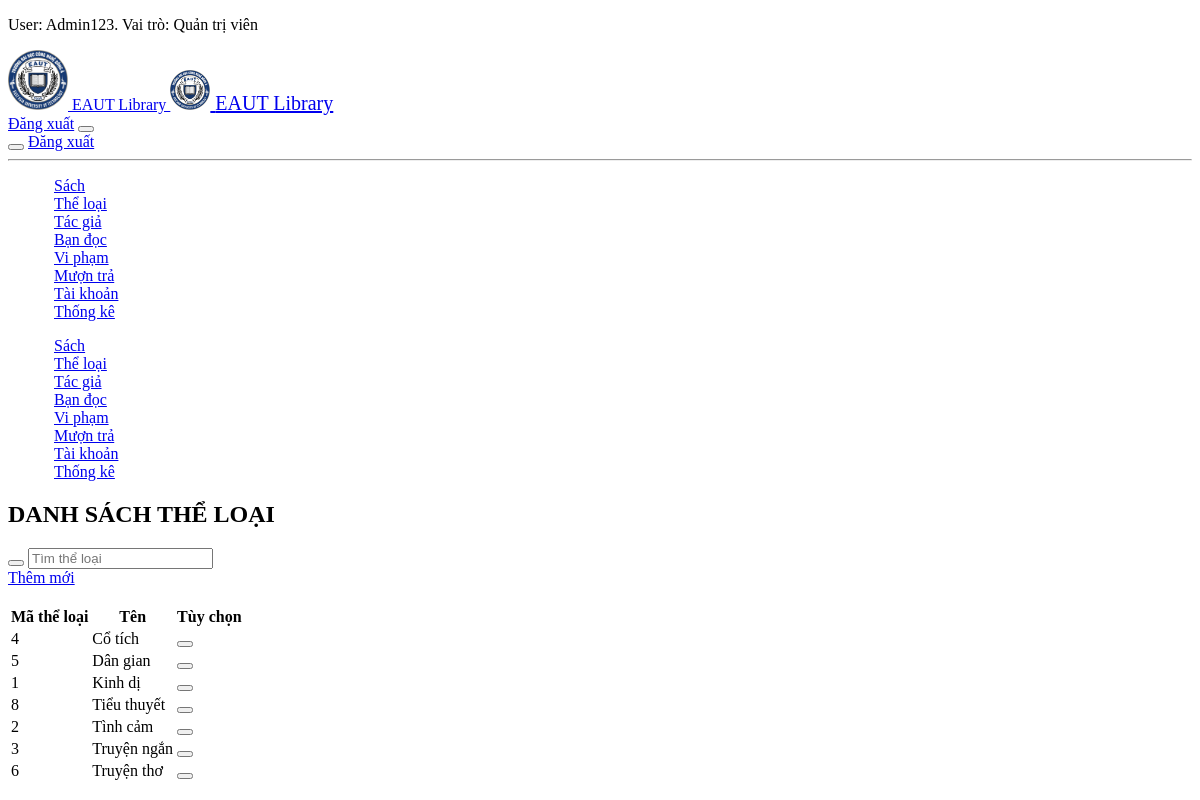
The page /admin/genres/ (signed in) on the database its author committed.
### tables this page shows
CREATE TABLE `theloai` (
  `MATHELOAI` int(11) NOT NULL,
  `TEN` varchar(50) NOT NULL
);

### controllers/TheloaiController.php (called while the page is built, shortened)
<?php
class TheloaiController
{
    public static function index(Router $router)
    {
        $search = $_GET['search'] ?? '';
        $genres = Theloai::get($search);
        $router->renderAdminPanel('admin/genres/trangchu', [
            'genres' => $genres,
            'search' => $search
        ]);
    }
}

### src/index.php (called while the page is built, shortened)
<?php
$router = new Router();
$apacheUrl = '';
$router->get($apacheUrl . '/', [SachController::class, 'guestView']);
$router->get($apacheUrl . '/books', [SachController::class, 'guestRead']);
$router->get($apacheUrl . '/auth/login', [AuthController::class, 'login']);
$router->post($apacheUrl . '/auth/login', [AuthController::class, 'login']);
$router->get($apacheUrl . '/auth/logout', [AuthController::class, 'logout']);
$router->get($apacheUrl . '/admin/', [SachController::class, 'index']);
$router->get($apacheUrl . '/admin', [SachController::class, 'index']);
$router->get($apacheUrl . '/admin/accounts', [AccountController::class, 'index']);
$router->get($apacheUrl . '/admin/accounts/', [AccountController::class, 'index']);
$router->get($apacheUrl . '/admin/accounts/create', [AccountController::class, 'create']);
$router->post($apacheUrl . '/admin/accounts/create', [AccountController::class, 'create']);
$router->get($apacheUrl . '/admin/accounts/update', [AccountController::class, 'update']);
$router->post($apacheUrl . '/admin/accounts/update', [AccountController::class, 'update']);
$router->get($apacheUrl . '/admin/accounts/delete', [AccountController::class, 'delete']);
$router->get($apacheUrl . '/admin/accounts/changepassword', [AccountController::class, 'changePass']);
$router->post($apacheUrl . '/admin/accounts/changepassword', [AccountController::class, 'changePass']);
$router->get($apacheUrl . '/admin/books', [SachController::class, 'index']);
$router->get($apacheUrl . '/admin/books/', [SachController::class, 'index']);
$router->get($apacheUrl . '/admin/books/create', [SachController::class, 'create']);
$router->post($apacheUrl . '/admin/books/create', [SachController::class, 'create']);
$router->get($apacheUrl . '/admin/books/update', [SachController::class, 'update']);
$router->post($apacheUrl . '/admin/books/update', [SachController::class, 'update']);
$router->post($apacheUrl . '/admin/books/delete', [SachController::class, 'delete']);
$router->get($apacheUrl . '/admin/authors', [TacgiaController::class, 'index']);
$router->get($apacheUrl . '/admin/authors/', [TacgiaController::class, 'index']);
$router->get($apacheUrl . '/admin/authors/create', [TacgiaController::class, 'create']);
$router->post($apacheUrl . '/admin/authors/create', [TacgiaController::class, 'create']);
$router->get($apacheUrl . '/admin/authors/update', [TacgiaController::class, 'update']);
$router->post($apacheUrl . '/admin/authors/update', [TacgiaController::class, 'update']);
$router->post($apacheUrl . '/admin/authors/delete', [TacgiaController::class, 'delete']);
$router->get($apacheUrl . '/admin/violations', [ViphamController::class, 'index']);
$router->get($apacheUrl . '/admin/violations/', [ViphamController::class, 'index']);
$router->get($apacheUrl . '/admin/violations/create', [ViphamController::class, 'create']);
$router->post($apacheUrl . '/admin/violations/create', [ViphamController::class, 'create']);
$router->get($apacheUrl . '/admin/violations/update', [ViphamController::class, 'update']);
$router->post($apacheUrl . '/admin/violations/update', [ViphamController::class, 'update']);
$router->post($apacheUrl . '/admin/violations/delete', [ViphamController::class, 'delete']);
$router->get($apacheUrl . '/admin/readers', [BandocController::class, 'index']);
$router->get($apacheUrl . '/admin/readers/', [BandocController::class, 'index']);
$router->get($apacheUrl . '/admin/readers/create', [BandocController::class, 'create']);
$router->post($apacheUrl . '/admin/readers/create', [BandocController::class, 'create']);
$router->get($apacheUrl . '/admin/readers/update', [BandocController::class, 'update']);
$router->post($apacheUrl . '/admin/readers/update', [BandocController::class, 'update']);
$router->post($apacheUrl . '/admin/readers/delete', [BandocController::class, 'delete']);
$router->get($apacheUrl . '/admin/genres', [TheloaiController::class, 'index']);
$router->get($apacheUrl . '/admin/genres/', [TheloaiController::class, 'index']);
$router->get($apacheUrl . '/admin/genres/create', [TheloaiController::class, 'create']);
$router->post($apacheUrl . '/admin/genres/create', [TheloaiController::class, 'create']);
$router->get($apacheUrl . '/admin/genres/update', [TheloaiController::class, 'update']);
$router->post($apacheUrl . '/admin/genres/update', [TheloaiController::class, 'update']);
$router->post($apacheUrl . '/admin/genres/delete', [TheloaiController::class, 'delete']);
$router->get($apacheUrl . '/admin/borrows', [MuonTraController::class, 'index']);
$router->get($apacheUrl . '/admin/borrows/', [MuonTraController::class, 'index']);
$router->get($apacheUrl . '/admin/borrows/create', [MuonTraController::class, 'create']);
$router->post($apacheUrl . '/admin/borrows/create', [MuonTraController::class, 'create']);
$router->get($apacheUrl . '/admin/borrows/update', [MuonTraController::class, 'update']);
$router->post($apacheUrl . '/admin/borrows/update', [MuonTraController::class, 'update']);
$router->post($apacheUrl . '/admin/borrows/delete', [MuonTraController::class, 'delete']);
$router->post($apacheUrl . '/admin/borrows/return', [MuonTraController::class, 'returnCard']);
$router->post($apacheUrl . '/admin/borrows/removebook', [MuonTraController::class, 'removeBook']);
$router->get($apacheUrl . '/api/book', [SachAPI::class, 'getById']);
$router->post($apacheUrl . '/api/book/borrow', [SachAPI::class, 'addBookToCard']);
$router->post($apacheUrl . '/api/book/return', [SachAPI::class, 'removeBookFromCard']);
$router->get($apacheUrl . '/admin/analytics', [ThongKeController::class, 'index']);
$router->get($apacheUrl . '/admin/analytics/', [ThongKeController::class, 'index']);
$router->get($apacheUrl . '/admin/analytics/download', [ThongKeController::class, 'download']);
$router->resolve();

### models/Theloai.php (called while the page is built, shortened)
<?php
class Theloai
{
    public static function get(string $search = '')
    {
        if ($search) {
            $search = "%" . $search . "%";
            $statement = Database::$pdo->prepare("SELECT * FROM theloai WHERE TEN LIKE ?");
            $statement->bind_param("s", $search);
        } else {
            $statement = Database::$pdo->prepare("SELECT * FROM theloai");
        }
        $statement->execute();
        return $statement->get_result();
    }
}

### views/admin/genres/trangchu.php (the view, shortened to what this page needs)
<h2>DANH SÁCH THỂ LOẠI</h2>
<div class="uk-flex">
    <form class="uk-search uk-search-default uk-margin-auto-right">
        <button uk-search-icon></button>
        <input class="uk-search-input" type="search" name="search" placeholder="Tìm thể loại" value="<?php echo $search ?>" aria-label="Search">
    </form>
    <a href="/admin/genres/create" class="uk-button uk-button-primary">Thêm mới</a>
</div>
<br>
<div class="uk-overflow-auto">
    <table class="uk-table uk-table-striped">
        <thead>
            <tr>
                <th>Mã thể loại</th>
                <th>Tên</th>
                <th>Tùy chọn</th>
            </tr>
        </thead>
        <tbody>
            <?php foreach ($genres as $i => $genre) : ?>
                <tr>
                    <td>
                        <?php echo $genre["MATHELOAI"] ?>
                    </td>
                    <td>
                        <?php echo $genre["TEN"] ?>
                    </td>
                    <td class="uk-flex">
                        <form action="/admin/genres/delete" method="post" onsubmit="return confirm('Bạn có chắc muốn xóa?')">
                            <button id="<?php echo $genre["MATHELOAI"] . "delete-btn"?>" type="submit" class="uk-button uk-button-small uk-button-danger uk-padding-remove"><span uk-icon="trash"></span></button>
                        </form>
                    </td>
                </tr>
            <?php endforeach; ?>
        </tbody>
    </table>
</div>

### rows shown on the page
theloai: MATHELOAI "4", TEN "Cổ tích"
theloai: MATHELOAI "5", TEN "Dân gian"
theloai: MATHELOAI "1", TEN "Kinh dị"
theloai: MATHELOAI "8", TEN "Tiểu thuyết"
theloai: MATHELOAI "2", TEN "Tình cảm"
theloai: MATHELOAI "3", TEN "Truyện ngắn"
theloai: MATHELOAI "6", TEN "Truyện thơ"

### other values the page prints
$_SESSION["username"] "Admin123"
$roles[$_SESSION["role"]] "Quản trị viên"
